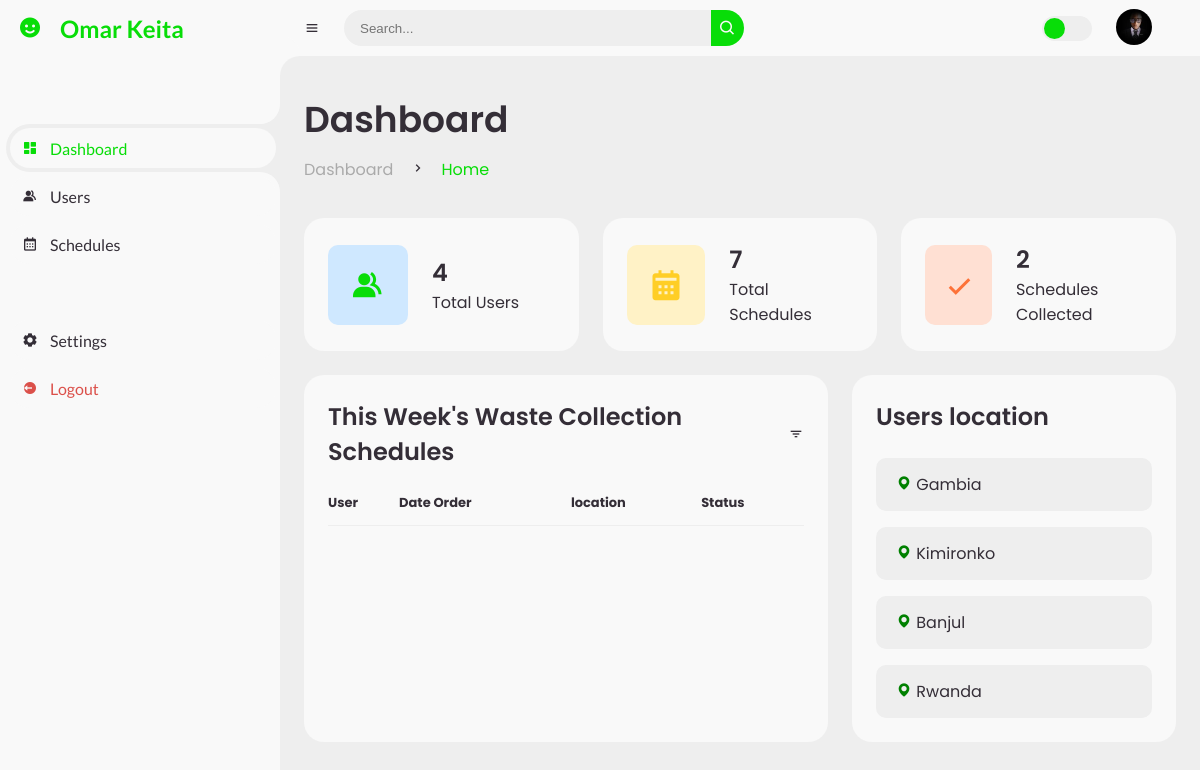
The page /admin_dashboard (signed in) on the database as committed earlier.
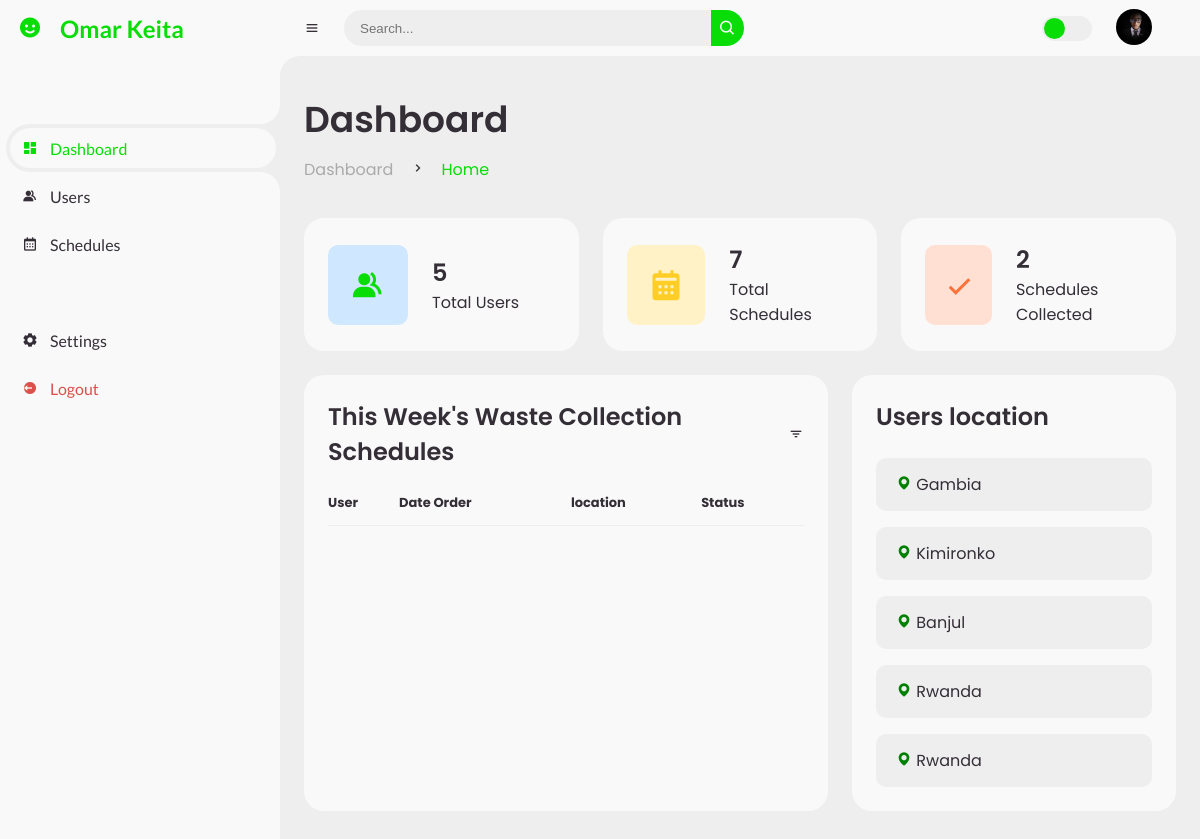
The same page on the database as committed later.
### app/models.py (models this page shows, shortened)
class User(db.Model, UserMixin):
    id = db.Column(db.Integer,  nullable= False, primary_key=True, autoincrement=True)
    first_name = db.Column(db.String(50), nullable=False)
    middle_name = db.Column(db.String(50), nullable=False, default="")
    last_name = db.Column(db.String(50), nullable=False)
    email = db.Column(db.String(50), unique=True, nullable=False,)
    sex = db.Column(db.String(50), nullable=False, default='Male')
    address = db.Column(db.String(50), nullable=False)
    house_number = db.Column(db.String(50), nullable=False)
    location = db.Column(db.String(50), nullable=False)
    image_file = db.Column(db.String(500), nullable=False, default='default.jpg')
    phone_number = db.Column(db.String(50), nullable=False)
    password = db.Column(db.String(150), nullable=False)
    schedule = db.relationship('Scheduling', backref='customer', lazy=True)
    is_admin = db.Column(db.Boolean, nullable=False, default=False)

### app/routes.py (the view)
@app.route('/admin_dashboard', methods=['GET', 'POST'])
@login_required
def admin_dashboard():
    if not current_user.is_admin:
        abort(403)
        flash('Access Denied', 'danger')
    users = User.query.all()
    user_schedule= Scheduling.query.all()
    number_of_users = User.query.count()
    unique_location = User.query.distinct(User.location).all()
    collected = Scheduling.query.filter_by(collected=True).count()
    return render_template('admin_dashboard.html', users=users, user_schedule=user_schedule, number_of_users=number_of_users, collected=collected, datetime=datetime, unique_location=unique_location)

### app/models.py (called while the page is built)
@login_manager.user_loader
def load_user(user_id):
    return User.query.get(int(user_id))

### app/templates/admin_dashboard.html (shortened to what this page needs)
<!DOCTYPE html>
<html lang="en">
  <head>
    <link
      href="https://unpkg.com/boxicons@2.0.9/css/boxicons.min.css"
      rel="stylesheet"
    />
    <link
      rel="stylesheet"
      href="{{url_for('static', filename='css/admin.css')}}"
    />
  </head>
  <body>
    <section id="sidebar">
      <a href="#" class="brand">
        <i class="bx bxs-smile"></i>
        <span class="text"
          >{{current_user.first_name}} {{current_user.last_name}}</span
        >
      </a>
      <ul class="side-menu top">
        <li class="active">
          <a href="{{url_for('admin_dashboard')}}">
            <i class="bx bxs-dashboard"></i>
            <span class="text">Dashboard</span>
          </a>
        </li>
        <li>
          <a href="#">
            <i class="bx bxs-group"></i>
            <span class="text">Users</span>
          </a>
        </li>
        <li>
          <a href="#">
            <i class="bx bx-calendar"></i>
            <span class="text">Schedules</span>
          </a>
        </li>
      </ul>
      <ul class="side-menu">
        <li>
          <a href="#">
            <i class="bx bxs-cog"></i>
            <span class="text">Settings</span>
          </a>
        </li>
        <li>
          <a href="#" class="logout">
            <i class="bx bxs-log-out-circle"></i>
            <span class="text">Logout</span>
          </a>
        </li>
      </ul>
    </section>
    <section id="content">
      <nav>
        <i class="bx bx-menu"></i>
        <form action="#">
          <div class="form-input">
            <input type="search" placeholder="Search..." />
            <button type="submit" class="search-btn">
              <i class="bx bx-search"></i>
            </button>
          </div>
        </form>
        <label for="switch-mode" class="switch-mode"></label>
        <a href="{{url_for('account')}}" class="profile">
          <img
            src="{{url_for('static', filename='profile_pics/' + current_user.image_file)}}"
            alt=""
          />
        </a>
      </nav>
      <main>
        <div class="head-title">
          <div class="left">
            <h1>Dashboard</h1>
            <ul class="breadcrumb">
              <li>
                <a href="{{url_for('admin_dashboard')}}">Dashboard</a>
              </li>
              <li><i class="bx bx-chevron-right"></i></li>
              <li>
                <a class="active" href="{{url_for('home')}}">Home</a>
              </li>
            </ul>
          </div>
        </div>
        <ul class="box-info">
          <li>
            <i class="bx bxs-group"></i>
            <span class="text">
              <h3>{{users|length}}</h3>
              <p>Total Users</p>
            </span>
          </li>
          <li>
            <i class="bx bxs-calendar"></i>
            <span class="text">
              <h3>{{user_schedule|length}}</h3>
              <p>Total Schedules</p>
            </span>
          </li>
          <li>
            <i class="bx bx-check"></i>
            <span class="text">
              <h3>{{collected}}</h3>
              <p>Schedules Collected</p>
            </span>
          </li>
        </ul>
        <div class="table-data">
          <div class="order">
            <div class="head">
              <h3>This Week's Waste Collection Schedules</h3>
              <i class="bx bx-filter"></i>
            </div>
            <table>
              <thead>
                <tr>
                  <th>User</th>
                  <th>Date Order</th>
                  <th>location</th>
                  <th>Status</th>
                </tr>
              </thead>
            </table>
          </div>
          <div class="todo">
            <div class="head">
              <h3>Users location</h3>
            </div>
            <ul class="todo-list">
              {% for location in unique_location %}
              <li>
                <span
                  ><i class="bx bxs-map" style="color: green"></i>
                  {{location.location}}</span
                >
              </li>
              {% endfor %}
            </ul>
          </div>
        </div>
      </main>
    </section>
  </body>
</html>

Rows that differ between the two databases and show on the page:
added User: location "Rwanda"
Other text that changed with them:
{{ users|length }}: "4" → "5"
